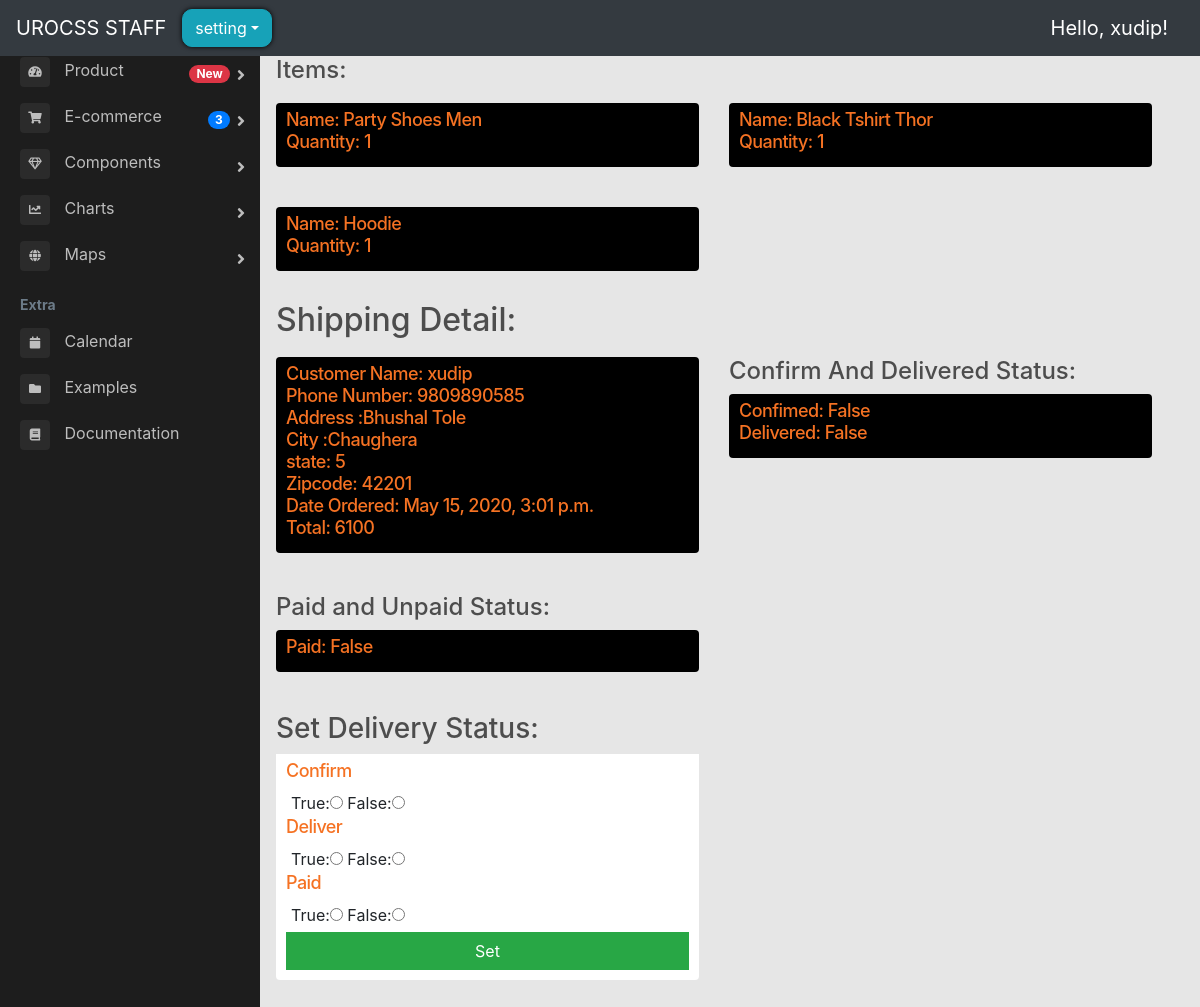
The app's page /backend/view_order_detail/1589534207.360612/ (signed in) with its own data.
### store/models.py (models this page shows, shortened)
class OrderItem(models.Model):
    product = models.ForeignKey(
        Product, on_delete=models.SET_NULL, blank=True, null=True
    )
    order = models.ForeignKey(
        Order, on_delete=models.SET_NULL, blank=True, null=True
    )
    quantity = models.IntegerField(default=0, null=True, blank=True)
    date_added = models.DateTimeField(auto_now_add=True)

class Product(models.Model):
    name = models.CharField(max_length=200)
    price = models.FloatField()
    digital = models.BooleanField(default=False, null=True, blank=True)
    image = models.ImageField(null=True, blank=True)
    image1 = models.ImageField(null=True, blank=True)
    image2 = models.ImageField(null=True, blank=True)
    image3 = models.ImageField(null=True, blank=True)
    seller = models.CharField(max_length=100, null=True)
    distance = models.CharField(max_length=5, null=True)
    stock = models.IntegerField(default=0)
    color = models.CharField(max_length=100, null=True)
    description = models.CharField(max_length=200, null=True)
    size = models.CharField(max_length=100, null=True)
    search_tags = models.CharField(max_length=100, null=True)
    created_at = models.DateTimeField(auto_now_add=True)
    def __str__(self):
        return self.name

class ShippingAddress(models.Model):
    customer = models.ForeignKey(
        User, on_delete=models.SET_NULL, blank=True, null=True
    )
    order = models.ForeignKey(
        Order, on_delete=models.SET_NULL, blank=True, null=True
    )
    address = models.CharField(max_length=200, null=True)
    city = models.CharField(max_length=200, null=True)
    state = models.CharField(max_length=200, null=True)
    zipcode = models.CharField(max_length=200, null=True)
    country = models.CharField(max_length=40, null=True)
    date_added = models.DateTimeField(auto_now_add=True)
    phone_number = models.CharField(max_length=10, null=True)
    total = models.IntegerField(default=0)

class OrderDeliveryStatus(models.Model):
    order = models.ForeignKey(
        Order, on_delete=models.SET_NULL, blank=True, null=True
    )
    customer = models.ForeignKey(
        User, on_delete=models.SET_NULL, blank=True, null=True
    )
    address = models.CharField(max_length=200, null=True)
    confirmed = models.BooleanField(default=False)
    delivered = models.BooleanField(default=False)

class PaymentInfo(models.Model):
    order = models.ForeignKey(
        Order, on_delete=models.SET_NULL, blank=True, null=True
    )
    customer = models.ForeignKey(
        User, on_delete=models.SET_NULL, blank=True, null=True
    )
    address = models.CharField(max_length=200, null=True)
    paid = models.BooleanField(default=False)

### backend/views.py (the view)
@login_required(login_url="backend_login")
def view_order_detail(request, id):
    id = float(id)
    order = store_models.Order.objects.get(transaction_id=id)
    order_items = order.orderitem_set.all()
    shipping_info = order.shippingaddress_set.all()
    order_delivery_status_data = order.orderdeliverystatus_set.all()
    order_payment_status_data = order.paymentinfo_set.all()
    context = {
        "order_items": order_items,
        "shipping_infos": shipping_info,
        "order_delivery_statuses": order_delivery_status_data,
        "transaction_id": str(id),
        "order_payment_statuses": order_payment_status_data,
    }
    return render(request, "backend/view_order_detail.html", context)

### backend/templates/backend/view_order_detail.html (shortened to what this page needs)
{% extends 'backend/backend_main.html' %}
{% block main %}
<h4>Items:</h4>
<div class="row">
    {% for order_item in order_items %}
    <div class=" col-lg-6 margin-adder">
        <div class="box-element-order product" id="each_order">
            <h6 class="price">Name: {{order_item.product}}</h6>
            <h6 class="price">Quantity: {{order_item.quantity}}</h6>
        </div>
    </div>
    {% endfor %}
</div>
<h2>Shipping Detail:</h2>
<div class="row">
    {% for shipping_info in shipping_infos %}
    <div class=" col-lg-6 margin-adder">
        <div class="box-element-order product" id="each_order">
            <h6 class="price">Customer Name: {{shipping_info.customer}}</h6>
            <h6 class="price">Phone Number: {{shipping_info.phone_number}}</h6>
            <h6 class="price">Address :{{shipping_info.address}}</h6>
            <h6 class="price">City :{{shipping_info.city}}</h6>
            <h6 class="price">state: {{shipping_info.state}}</h6>
            <h6 class="price">Zipcode: {{shipping_info.zipcode}}</h6>
            <h6 class="price">Date Ordered: {{shipping_info.date_added}}</h6>
            <h6 class="price">Total: {{shipping_info.total}}</h6>
        </div>
    </div>
    {% endfor %}
    {% for order_delivery_status in order_delivery_statuses %}
    <div class=" col-lg-6 margin-adder">
        <h4>Confirm And Delivered Status:</h4>
        <div class="box-element-order product" id="each_order">
            <h6 class="price">Confimed: {{order_delivery_status.confirmed}}</h6>
            <h6 class="price">Delivered: {{order_delivery_status.delivered}}</h6>
        </div>
    </div>
    {% endfor %}
    {% for order_payment_status in order_payment_statuses %}
    <div class=" col-lg-6 margin-adder">
        <h4>Paid and Unpaid Status:</h4>
        <div class="box-element-order product" id="each_order">
            <h6 class="price">Paid: {{order_payment_status.paid}}</h6>
        </div>
    </div>
    {% endfor %}
</div>
<div class="row">
    <div class=" col-lg-6 margin-adder">
        <h3>Set Delivery Status:</h3>
        <div class="box-element product" id="each_order">
            <form action="{% url 'order_delivery_status' id=transaction_id %}" method="POST"
                enctype="multipart/form-data">
                <h6 class=" price">Confirm</h6>
                <div class="form-field">
                    True:<input type="radio" name="confirm" value="True">
                    False:<input type="radio" name="confirm" value="False">
                </div>
                <h6 class="price">Deliver</h6>
                <div class="form-field">
                    True:<input required type="radio" name="deliver" value="True">
                    False:<input required type="radio" name="deliver" value="False">
                </div>
                <h6 class=" price">Paid</h6>
                <div class="form-field">
                    True:<input type="radio" name="payment" value="True">
                    False:<input type="radio" name="payment" value="False">
                </div>
                <input id="form-button" type="submit" value="Set" class="btn btn-success btn-block">
            </form>
        </div>
    </div>
</div>
{% endblock %}

### backend/templates/backend/backend_main.html (shortened to what this page needs)
{% load static %}
<!DOCTYPE html>
<html lang="en">
<head>
    <link rel="stylesheet" href="https://stackpath.bootstrapcdn.com/bootstrap/4.1.3/css/bootstrap.min.css"
>
    <link href="//maxcdn.bootstrapcdn.com/bootstrap/4.0.0/css/bootstrap.min.css" rel="stylesheet" id="bootstrap-css">
    <link rel="stylesheet" href="https://use.fontawesome.com/releases/v5.6.1/css/all.css"
>
    <link rel="stylesheet" type="text/css" href="{% static 'css/main.css' %}">
    <link rel="stylesheet" type="text/css" href="{% static 'css/sidebar.css' %}">
</head>
<body>
    <nav style="position: fixed; z-index: 1;" class="navbar navbar-expand-sm navbar-dark bg-dark nav">
        <a class="navbar-brand" href="{% url 'backend_main' %}">UROCSS STAFF</a>
        <div class="collapse navbar-collapse" id="navbarSupportedContent">
            {% if request.user.is_authenticated %}
            <div class="dropdown">
                <button style='border-radius: 10px; box-shadow: hsl(0, 86%, 0%) 0 0 5px; margin-right:30px;'
                    class="btn btn-info dropdown-toggle" type="button" data-toggle="dropdown">setting</button>
            </div>
            {% endif %}
            <div class="form-inline my-2 my-lg-0 ml-auto">
                {% block login-logout %}
                <div class="collapse navbar-collapse" id="navbarSupportedContent">
                    <ul class="navbar-nav mr-auto">
                        <li class="nav-item active navbar-brand">
                            Hello, {{request.user}}!
                        </li>
                    </ul>
                </div>
                {% endblock %}
            </div>
        </div>
    </nav>
    <div class="main">
        <main class="page-content pt-2 main">
            <div id="overlay" class="overlay">
                <div class="container-fluid p-5">
                    {% block main %}{% endblock %}
                </div>
        </main>
    </div>
    <div class="page-wrapper chiller-theme toggled">
        <nav id="sidebar" class="sidebar-wrapper">
            <div class="sidebar-content">
                <div class="sidebar-menu">
                    <ul>
                        <li class="sidebar-dropdown">
                            <a href="#">
                                <i class="fa fa-tachometer-alt"></i>
                                <span>Product</span>
                                <span class="badge badge-pill badge-danger">New</span>
                            </a>
                        </li>
                        <li class="sidebar-dropdown">
                            <a href="#">
                                <i class="fa fa-shopping-cart"></i>
                                <span>E-commerce</span>
                                <span class="badge badge-pill badge-primary">3</span>
                            </a>
                        </li>
                        <li class="sidebar-dropdown">
                            <a href="#">
                                <i class="far fa-gem"></i>
                                <span>Components</span>
                            </a>
                        </li>
                        <li class="sidebar-dropdown">
                            <a href="#">
                                <i class="fa fa-chart-line"></i>
                                <span>Charts</span>
                            </a>
                        </li>
                        <li class="sidebar-dropdown">
                            <a href="#">
                                <i class="fa fa-globe"></i>
                                <span>Maps</span>
                            </a>
                        </li>
                        <li class="header-menu">
                            <span>Extra</span>
                        </li>
                        <li>
                            <a href="#">
                                <i class="fa fa-calendar"></i>
                                <span>Calendar</span>
                            </a>
                        </li>
                        <li>
                            <a href="#">
                                <i class="fa fa-folder"></i>
                                <span>Examples</span>
                            </a>
                        </li>
                        <li>
                            <a href="#">
                                <i class="fa fa-book"></i>
                                <span>Documentation</span>
                            </a>
                        </li>
                    </ul>
                </div>
            </div>
        </nav>
    </div>
</body>
</html>

### static/css/main.css (style rules this page uses)
body { background-color: hsl(0, 0%, 90%); }
h1,h2,h3,h4,h5,h6 { color:hsl(0, 0%, 30%); }
.box-element { background-color: #fff; border-radius: 4px; padding: 10px; }
.price { font-size: 18px; color: #f57223; letter-spacing: -.56px; line-height: 14px; }
.margin-adder { margin-bottom:30px; margin-top:30px; -webkit-transform: scale(1); transform: scale(1); -webkit-transition: .3s ease-in-out; transition: .3s ease-in-out; }
.product { border-radius: 0 0 4px 4px; }
.bg-dark { background-color: #011e24; }
.col-lg-4, .col-lg-6, .col-lg-8, .col-lg-12 { margin-top: 10px; }
.btn { border-radius: 0; }
.form-field { width:250px; display: inline-block; padding: 5px; }
.nav { width:100% }

### static/css/sidebar.css (style rules this page uses)
.box-element-order { background-color:black; border-radius: 4px; padding: 10px; }
#sidebar { margin-top: 4% !important; display:inline-table; }
.page-wrapper { height: 100vh; }
.page-wrapper.toggled .sidebar-wrapper { left: 0px; }
.main { margin-top: 7; margin-left:10%; display: flex; }
.sidebar-wrapper { width: 260px; height: 100%; position: fixed; top: 0; }
.sidebar-wrapper ul { list-style-type: none; padding: 0; margin: 0; }
.sidebar-wrapper a { text-decoration: none; }
@media only screen and (min-width: 768px) { #sidebar { min-width: 150px; } }
.sidebar-content { height: calc(100% - 30px); overflow-y: auto; position: relative; }
.sidebar-wrapper .sidebar-menu { padding-bottom: 10px; }
.sidebar-wrapper .sidebar-menu .header-menu span { font-weight: bold; font-size: 14px; padding: 15px 20px 5px 20px; display: inline-block; }
.sidebar-wrapper .sidebar-menu ul li a { display: inline-block; width: 100%; text-decoration: none; position: relative; padding: 8px 30px 8px 20px; }
.sidebar-wrapper .sidebar-menu ul li a i { margin-right: 10px; font-size: 12px; width: 30px; height: 30px; line-height: 30px; text-align: center; border-radius: 4px; }
.sidebar-wrapper .sidebar-menu .sidebar-dropdown > a:after { font-family: "Font Awesome 5 Free"; font-weight: 900; content: "\f105"; font-style: normal; display: inline-block; font-style: normal; font-variant: normal; text-rendering: auto; -webkit-font-smoothing: antialiased; -moz-osx-font-smoothing: grayscale; text-align: center; background: 0 0; position: absolute; right: 15px; top: 14px; }
.sidebar-wrapper .sidebar-menu ul li a span.label, .sidebar-wrapper .sidebar-menu ul li a span.badge { float: right; margin-top: 8px; margin-left: 5px; }
.chiller-theme .sidebar-wrapper { background: #1d1d1d; }
.chiller-theme .sidebar-wrapper .sidebar-header, .chiller-theme .sidebar-wrapper .sidebar-search, .chiller-theme .sidebar-wrapper .sidebar-menu { border-top: 1px solid #2b2b2b; }
.chiller-theme .sidebar-wrapper .sidebar-header .user-info .user-role, .chiller-theme .sidebar-wrapper .sidebar-header .user-info .user-status, .chiller-theme .sidebar-wrapper .sidebar-search input.search-menu, .chiller-theme .sidebar-wrapper .sidebar-search .input-group-text, .chiller-theme .sidebar-wrapper .sidebar-brand>a, .chiller-theme .sidebar-wrapper .sidebar-menu ul li a, .chiller-theme .sidebar-footer>a { color: #bdbdbd; }
.chiller-theme .sidebar-wrapper .sidebar-menu ul li a i, .chiller-theme .sidebar-wrapper .sidebar-menu .sidebar-dropdown div, .chiller-theme .sidebar-wrapper .sidebar-search input.search-menu, .chiller-theme .sidebar-wrapper .sidebar-search .input-group-text { background: #2b2b2b; }
.chiller-theme .sidebar-wrapper .sidebar-menu .header-menu span { color: #6c7b88; }

### records on screen
OrderItem: product "Party Shoes Men", quantity "1"
OrderItem: product "Black Tshirt Thor", quantity "1"
OrderItem: product "Hoodie", quantity "1"
ShippingAddress: customer "xudip", phone_number "9809890585", address "Bhushal Tole", city "Chaughera", state "5", zipcode "42201", date_added "May 15, 2020, 3:01 p.m.", total "6100"
OrderDeliveryStatus: confirmed "False", delivered "False"
PaymentInfo: paid "False"

### other values on screen
{{ request.user }} "xudip"
